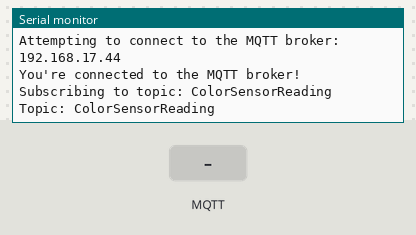
Simulated run of this sketch. Board: Arduino MKR. Shown: the last lines printed to the serial monitor. The inputs (shaded band) are chosen by the test bench. WiFi joins after 1.5 s; servers stay silent unless stated; no MQTT or app messages arrive unless stated.

Above: at 2.7 s.
2.8 s: MQTT message "1" arrives on the first subscribed topic
At 3.5 s:
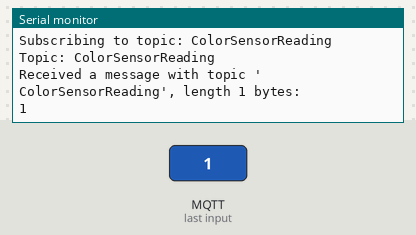
4.3 s: MQTT message "on" arrives on the first subscribed topic
At 4.6 s:
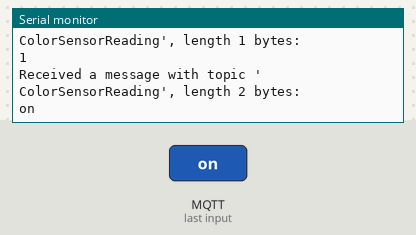
5.8 s: MQTT message "off" arrives on the first subscribed topic
At 6.9 s:
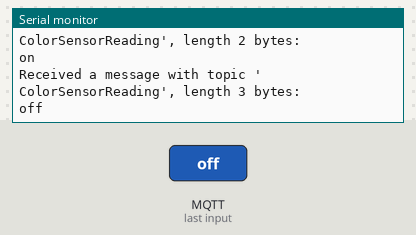

The sketch:

main.ino
```cpp
#include <ArduinoMqttClient.h>
#include <WiFiNINA.h>

///////please enter your sensitive data in the Secret tab/arduino_secrets.h
char ssid[] = "Galaxy";        // your network SSID
char pass[] = "andrew2020";    // your network password

WiFiClient wifiClient;
MqttClient mqttClient(wifiClient);

const char broker[] = "192.168.17.44";
int        port     = 1883;
const char topic[]  = "ColorSensorReading";

void setup() {
  //Initialize serial and wait for port to open:
  Serial.begin(9600);
  while (!Serial) {
    ; // wait for serial port to connect. Needed for native USB port only
  }
  // attempt to connect to Wifi network:
  Serial.print("Attempting to connect to SSID: ");
  Serial.println(ssid);
  while (WiFi.begin(ssid, pass) != WL_CONNECTED) {
    // failed, retry
    Serial.print(".");
    delay(5000);
  }

  Serial.println("You're connected to the network");
  Serial.println();

  Serial.print("Attempting to connect to the MQTT broker: ");
  Serial.println(broker);

  if (!mqttClient.connect(broker, port)) {
    Serial.print("MQTT connection failed! Error code = ");
    Serial.println(mqttClient.connectError());

    while (1);
  }

  Serial.println("You're connected to the MQTT broker!");
  Serial.println();

  // set the message receive callback
  mqttClient.onMessage(onMqttMessage);

  Serial.print("Subscribing to topic: ");
  Serial.println(topic);
  Serial.println();

  // subscribe to a topic
  mqttClient.subscribe(topic);

  // topics can be unsubscribed using:
  // mqttClient.unsubscribe(topic);

  Serial.print("Topic: ");
  Serial.println(topic);

  Serial.println();
}

void loop() {
  // call poll() regularly to allow the library to receive MQTT messages and
  // send MQTT keep alive which avoids being disconnected by the broker
  mqttClient.poll();
}

void onMqttMessage(int messageSize) {
  // we received a message, print out the topic and contents
  Serial.println("Received a message with topic '");
  Serial.print(mqttClient.messageTopic());
  Serial.print("', length ");
  Serial.print(messageSize);
  Serial.println(" bytes:");

  // use the Stream interface to print the contents
  while (mqttClient.available()) {
    Serial.print((char)mqttClient.read());
  }
  Serial.println();
  Serial.println();
}
```

Measured:
- after the input at 2.8 s, the serial monitor: prints a new line at once (image 1)
- after the input at 4.3 s, the serial monitor: prints a new line at once (image 2)
- after the input at 5.8 s, the serial monitor: prints a new line at once (image 3)
